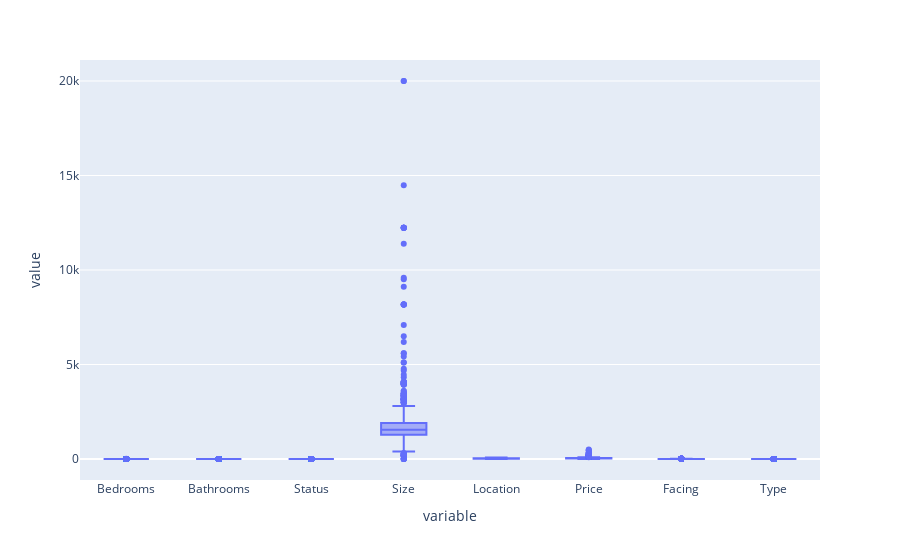

Notebook code for this chart:
### Code cell
#Box plot -->Quartilewise Distribution
px.box(df)

### Figure 1 — Plotly figure (JSON) as saved in the notebook; plotly's stock layout.template omitted (floating-point values rounded to 4 significant figures; data arrays with more than 128 entries replaced by an {"elided": "..."} marker saying what was removed)
{"data": [{"alignmentgroup": "True", "hovertemplate": "variable=%{x}<br>value=%{y}<extra></extra>", "legendgroup": "", "marker": {"color": "#636efa"}, "name": "", "notched": false, "offsetgroup": "", "orientation": "v", "showlegend": false, "type": "box", "x": {"elided": "8104 str values"}, "x0": " ", "xaxis": "x", "y": {"elided": "8104 float values"}, "y0": " ", "yaxis": "y"}], "layout": {"autosize": true, "boxmode": "group", "legend": {"tracegroupgap": 0}, "margin": {"t": 60}, "xaxis": {"anchor": "y", "autorange": true, "domain": [0, 1], "range": [-0.5, 7.5], "title": {"text": "variable"}, "type": "category"}, "yaxis": {"anchor": "x", "autorange": true, "domain": [0, 1], "range": [-1111.0, 21110.0], "title": {"text": "value"}, "type": "linear"}}}
